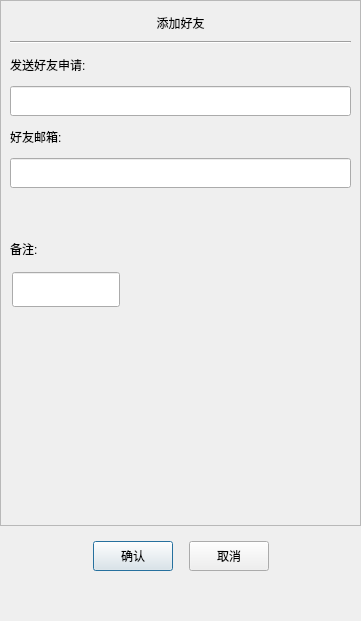
<?xml version="1.0" encoding="UTF-8"?>
<ui version="4.0">
 <class>ApplyFriend</class>
 <widget class="QDialog" name="ApplyFriend">
  <property name="geometry">
   <rect>
    <x>0</x>
    <y>0</y>
    <width>361</width>
    <height>621</height>
   </rect>
  </property>
  <property name="minimumSize">
   <size>
    <width>361</width>
    <height>621</height>
   </size>
  </property>
  <property name="maximumSize">
   <size>
    <width>361</width>
    <height>621</height>
   </size>
  </property>
  <property name="windowTitle">
   <string>Dialog</string>
  </property>
  <layout class="QVBoxLayout" name="verticalLayout">
   <property name="spacing">
    <number>0</number>
   </property>
   <property name="leftMargin">
    <number>0</number>
   </property>
   <property name="topMargin">
    <number>0</number>
   </property>
   <property name="rightMargin">
    <number>0</number>
   </property>
   <property name="bottomMargin">
    <number>0</number>
   </property>
   <item>
    <widget class="QScrollArea" name="scrollArea">
     <property name="minimumSize">
      <size>
       <width>0</width>
       <height>50</height>
      </size>
     </property>
     <property name="widgetResizable">
      <bool>true</bool>
     </property>
     <widget class="QWidget" name="scrollAreaWidgetContents">
      <property name="geometry">
       <rect>
        <x>0</x>
        <y>0</y>
        <width>359</width>
        <height>524</height>
       </rect>
      </property>
      <layout class="QVBoxLayout" name="verticalLayout_2">
       <item>
        <widget class="QLabel" name="label">
         <property name="minimumSize">
          <size>
           <width>0</width>
           <height>25</height>
          </size>
         </property>
         <property name="maximumSize">
          <size>
           <width>16777215</width>
           <height>25</height>
          </size>
         </property>
         <property name="text">
          <string>添加好友</string>
         </property>
         <property name="alignment">
          <set>Qt::AlignCenter</set>
         </property>
        </widget>
       </item>
       <item>
        <widget class="Line" name="line">
         <property name="orientation">
          <enum>Qt::Horizontal</enum>
         </property>
        </widget>
       </item>
       <item>
        <widget class="QLabel" name="label_2">
         <property name="minimumSize">
          <size>
           <width>0</width>
           <height>30</height>
          </size>
         </property>
         <property name="maximumSize">
          <size>
           <width>16777215</width>
           <height>30</height>
          </size>
         </property>
         <property name="text">
          <string>发送好友申请:  </string>
         </property>
        </widget>
       </item>
       <item>
        <widget class="QLineEdit" name="con_name_lineEdit">
         <property name="minimumSize">
          <size>
           <width>0</width>
           <height>30</height>
          </size>
         </property>
         <property name="maximumSize">
          <size>
           <width>16777215</width>
           <height>30</height>
          </size>
         </property>
        </widget>
       </item>
       <item>
        <widget class="QLabel" name="label_3">
         <property name="minimumSize">
          <size>
           <width>0</width>
           <height>30</height>
          </size>
         </property>
         <property name="maximumSize">
          <size>
           <width>16777215</width>
           <height>30</height>
          </size>
         </property>
         <property name="text">
          <string>好友邮箱:</string>
         </property>
        </widget>
       </item>
       <item>
        <widget class="QLineEdit" name="email_lineEdit">
         <property name="minimumSize">
          <size>
           <width>0</width>
           <height>30</height>
          </size>
         </property>
         <property name="maximumSize">
          <size>
           <width>16777215</width>
           <height>30</height>
          </size>
         </property>
        </widget>
       </item>
       <item>
        <spacer name="verticalSpacer_3">
         <property name="orientation">
          <enum>Qt::Vertical</enum>
         </property>
         <property name="sizeType">
          <enum>QSizePolicy::Fixed</enum>
         </property>
         <property name="sizeHint" stdset="0">
          <size>
           <width>20</width>
           <height>40</height>
          </size>
         </property>
        </spacer>
       </item>
       <item>
        <widget class="QLabel" name="label_4">
         <property name="minimumSize">
          <size>
           <width>0</width>
           <height>30</height>
          </size>
         </property>
         <property name="maximumSize">
          <size>
           <width>16777215</width>
           <height>30</height>
          </size>
         </property>
         <property name="text">
          <string>备注:</string>
         </property>
        </widget>
       </item>
       <item>
        <widget class="QWidget" name="widget_2" native="true">
         <layout class="QVBoxLayout" name="verticalLayout_3">
          <property name="spacing">
           <number>0</number>
          </property>
          <property name="leftMargin">
           <number>0</number>
          </property>
          <property name="topMargin">
           <number>0</number>
          </property>
          <property name="rightMargin">
           <number>0</number>
          </property>
          <property name="bottomMargin">
           <number>0</number>
          </property>
          <item>
           <widget class="QWidget" name="widget_3" native="true">
            <property name="minimumSize">
             <size>
              <width>0</width>
              <height>40</height>
             </size>
            </property>
            <property name="maximumSize">
             <size>
              <width>16777215</width>
              <height>40</height>
             </size>
            </property>
            <widget class="QLineEdit" name="nick_name_lineEdit">
             <property name="enabled">
              <bool>true</bool>
             </property>
             <property name="geometry">
              <rect>
               <x>2</x>
               <y>2</y>
               <width>108</width>
               <height>35</height>
              </rect>
             </property>
             <property name="minimumSize">
              <size>
               <width>0</width>
               <height>35</height>
              </size>
             </property>
             <property name="maximumSize">
              <size>
               <width>16777215</width>
               <height>35</height>
              </size>
             </property>
            </widget>
           </widget>
          </item>
          <item>
           <widget class="QWidget" name="widget_4" native="true">
            <property name="sizePolicy">
             <sizepolicy hsizetype="Preferred" vsizetype="Preferred">
              <horstretch>0</horstretch>
              <verstretch>60</verstretch>
             </sizepolicy>
            </property>
            <property name="minimumSize">
             <size>
              <width>0</width>
              <height>100</height>
             </size>
            </property>
            <property name="maximumSize">
             <size>
              <width>16777215</width>
              <height>35</height>
             </size>
            </property>
            <layout class="QVBoxLayout" name="verticalLayout_4">
             <property name="spacing">
              <number>0</number>
             </property>
             <property name="leftMargin">
              <number>0</number>
             </property>
             <property name="topMargin">
              <number>0</number>
             </property>
             <property name="rightMargin">
              <number>0</number>
             </property>
             <property name="bottomMargin">
              <number>0</number>
             </property>
             <item>
              <widget class="QLabel" name="label_5">
               <property name="minimumSize">
                <size>
                 <width>0</width>
                 <height>30</height>
                </size>
               </property>
               <property name="maximumSize">
                <size>
                 <width>16777215</width>
                 <height>30</height>
                </size>
               </property>
               <property name="text">
                <string/>
               </property>
              </widget>
             </item>
             <item>
              <widget class="QWidget" name="widget_5" native="true">
               <property name="minimumSize">
                <size>
                 <width>0</width>
                 <height>200</height>
                </size>
               </property>
              </widget>
             </item>
            </layout>
           </widget>
          </item>
         </layout>
        </widget>
       </item>
       <item>
        <spacer name="verticalSpacer_4">
         <property name="orientation">
          <enum>Qt::Vertical</enum>
         </property>
         <property name="sizeHint" stdset="0">
          <size>
           <width>20</width>
           <height>40</height>
          </size>
         </property>
        </spacer>
       </item>
      </layout>
     </widget>
    </widget>
   </item>
   <item>
    <spacer name="verticalSpacer">
     <property name="orientation">
      <enum>Qt::Vertical</enum>
     </property>
     <property name="sizeType">
      <enum>QSizePolicy::Fixed</enum>
     </property>
     <property name="sizeHint" stdset="0">
      <size>
       <width>20</width>
       <height>5</height>
      </size>
     </property>
    </spacer>
   </item>
   <item>
    <widget class="QWidget" name="widget" native="true">
     <property name="minimumSize">
      <size>
       <width>0</width>
       <height>50</height>
      </size>
     </property>
     <layout class="QHBoxLayout" name="horizontalLayout">
      <item>
       <spacer name="horizontalSpacer">
        <property name="orientation">
         <enum>Qt::Horizontal</enum>
        </property>
        <property name="sizeHint" stdset="0">
         <size>
          <width>40</width>
          <height>20</height>
         </size>
        </property>
       </spacer>
      </item>
      <item>
       <widget class="ClickedBtn" name="enter_pushButton">
        <property name="minimumSize">
         <size>
          <width>0</width>
          <height>30</height>
         </size>
        </property>
        <property name="maximumSize">
         <size>
          <width>16777215</width>
          <height>30</height>
         </size>
        </property>
        <property name="text">
         <string>确认</string>
        </property>
       </widget>
      </item>
      <item>
       <spacer name="horizontalSpacer_3">
        <property name="orientation">
         <enum>Qt::Horizontal</enum>
        </property>
        <property name="sizeType">
         <enum>QSizePolicy::Fixed</enum>
        </property>
        <property name="sizeHint" stdset="0">
         <size>
          <width>10</width>
          <height>20</height>
         </size>
        </property>
       </spacer>
      </item>
      <item>
       <widget class="ClickedBtn" name="return_pushButton">
        <property name="minimumSize">
         <size>
          <width>0</width>
          <height>30</height>
         </size>
        </property>
        <property name="maximumSize">
         <size>
          <width>16777215</width>
          <height>30</height>
         </size>
        </property>
        <property name="text">
         <string>取消</string>
        </property>
       </widget>
      </item>
      <item>
       <spacer name="horizontalSpacer_2">
        <property name="orientation">
         <enum>Qt::Horizontal</enum>
        </property>
        <property name="sizeHint" stdset="0">
         <size>
          <width>40</width>
          <height>20</height>
         </size>
        </property>
       </spacer>
      </item>
     </layout>
    </widget>
   </item>
   <item>
    <spacer name="verticalSpacer_2">
     <property name="orientation">
      <enum>Qt::Vertical</enum>
     </property>
     <property name="sizeType">
      <enum>QSizePolicy::Fixed</enum>
     </property>
     <property name="sizeHint" stdset="0">
      <size>
       <width>20</width>
       <height>40</height>
      </size>
     </property>
    </spacer>
   </item>
  </layout>
 </widget>
 <customwidgets>
  <customwidget>
   <class>ClickedBtn</class>
   <extends>QPushButton</extends>
   <header location="global">clickedbtn.h</header>
  </customwidget>
 </customwidgets>
 <resources/>
 <connections/>
</ui>
